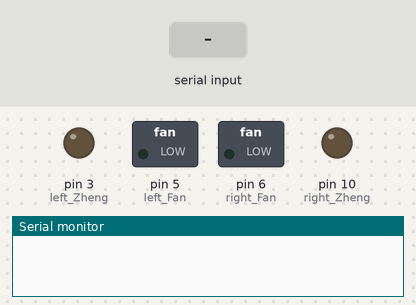
Recording of a sketch running on a simulated Arduino Uno, built with avr-gcc and run on an emulated ATmega328P. Parts: switched loads named in the sketch (green lamp = pin HIGH), output pins drawn as LEDs (lit = HIGH), the last lines printed to the serial monitor. Inputs (shaded band) come from the test bench.

Above: at 1.2 s.
1.3 s: byte 1 (1) received over Serial
At 2.4 s:
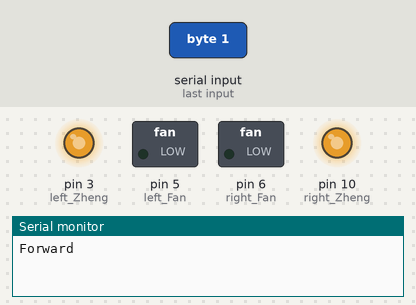
2.8 s: byte 2 (2) received over Serial
At 3.6 s:
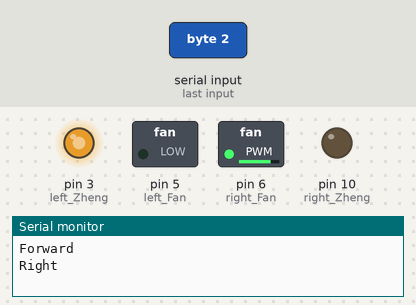
4.3 s: byte 3 (3) received over Serial
At 4.7 s:
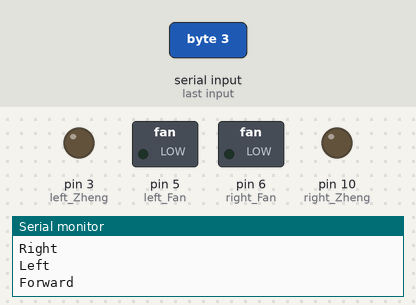
Timing chart, 0 to 7.3 s (numbered marks = the images above; inputs shaded):
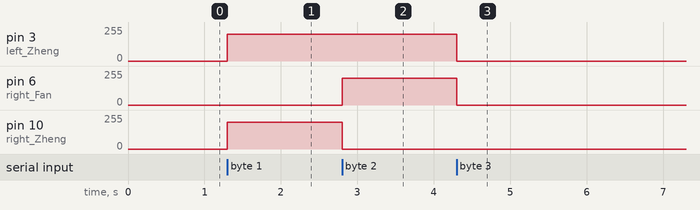

The sketch:

blu.ino
```cpp
//再arduino uno下编译通过，其它没试
//*****引脚定义**********8
#define left_Zheng 3
#define left_Fan 5
#define right_Fan 6
#define right_Zheng 10
void setup() {
  // put your setup code here, to run once:
//输入输出模式定义

pinMode(3,OUTPUT);
pinMode(5,OUTPUT);
pinMode(6,OUTPUT);
pinMode(10,OUTPUT);
Serial.begin(9600);
}

void loop()
{
   while(Serial.available())
     {
       char c=Serial.read();
         switch (c) {
    case 1:
       Serial.println("Forward");
    analogWrite(left_Zheng,200);
    analogWrite(right_Zheng,200);
    analogWrite(left_Fan,0);    //关闭反转
    analogWrite(right_Fan,0);
      break;
    case 2:
       Serial.println("Right");
    //右转，左轮正转右轮反转
    analogWrite(left_Zheng,200);//左轮正转
    analogWrite(right_Zheng,0);//关闭右轮正转
    analogWrite(left_Fan,0);    //关闭反转
    analogWrite(right_Fan,200); //右轮反转
      break;
      case 3:
      Serial.println("Left");
    //左转，右轮正转左轮反转
    analogWrite(left_Zheng,0);      //关闭左轮正转
    analogWrite(right_Zheng,200);   //右轮正转
    analogWrite(left_Fan,200);      //左轮反转
    analogWrite(right_Fan,0);       //关闭右轮反转
    case 4:
       Serial.println("Forward");
    //直走
    analogWrite(left_Zheng,0);
    analogWrite(right_Zheng,0);
    analogWrite(left_Fan,200);    //关闭反转
    analogWrite(right_Fan,200);
    default:
     analogWrite(left_Zheng,0);
    analogWrite(right_Zheng,0);
    analogWrite(left_Fan,0);    //关闭反转
    analogWrite(right_Fan,0);
      break;
  }
          }
     }
```

Measured:
- after the input at 1.3 s, pin 3 (left_Zheng), pin 10 (right_Zheng): 0/255 → 200/255 at once
- after the input at 2.8 s, pin 6 (right_Fan): 0/255 → 200/255 at once; pin 10 (right_Zheng): 200/255 → 0/255 at once
- after the input at 4.3 s, pin 3 (left_Zheng), pin 6 (right_Fan): 200/255 → 0/255 at once
